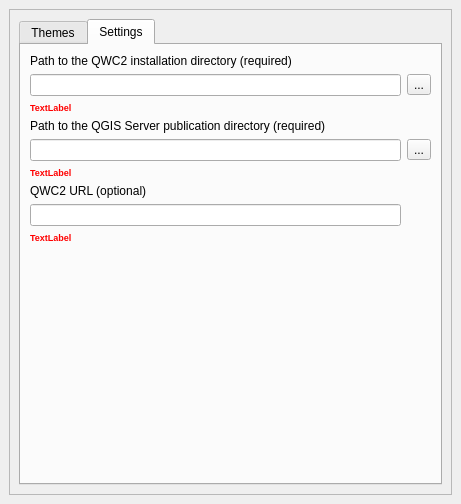
<?xml version="1.0" encoding="UTF-8"?>
<ui version="4.0">
 <class>DockWidget</class>
 <widget class="QDockWidget" name="DockWidget">
  <property name="geometry">
   <rect>
    <x>0</x>
    <y>0</y>
    <width>461</width>
    <height>504</height>
   </rect>
  </property>
  <property name="accessibleName">
   <string/>
  </property>
  <property name="windowTitle">
   <string>QWC2 Themes Manager</string>
  </property>
  <widget class="QWidget" name="dockWidgetContents">
   <layout class="QGridLayout" name="gridLayout">
    <item row="0" column="2">
     <widget class="QScrollArea" name="scrollArea">
      <property name="widgetResizable">
       <bool>true</bool>
      </property>
      <widget class="QWidget" name="scrollAreaWidgetContents">
       <property name="geometry">
        <rect>
         <x>0</x>
         <y>0</y>
         <width>441</width>
         <height>456</height>
        </rect>
       </property>
       <layout class="QGridLayout" name="gridLayout_6">
        <item row="0" column="0">
         <widget class="QTabWidget" name="tabWidget">
          <property name="enabled">
           <bool>true</bool>
          </property>
          <property name="currentIndex">
           <number>1</number>
          </property>
          <widget class="QWidget" name="themes_tab">
           <property name="enabled">
            <bool>true</bool>
           </property>
           <attribute name="title">
            <string>Themes</string>
           </attribute>
           <layout class="QGridLayout" name="gridLayout_3">
            <item row="2" column="0" colspan="2">
             <layout class="QGridLayout" name="gridLayout_2">
              <item row="1" column="0">
               <widget class="QLabel" name="label">
                <property name="text">
                 <string>Default Scales</string>
                </property>
               </widget>
              </item>
              <item row="1" column="1">
               <widget class="QLineEdit" name="defaultScales_lineEdit">
                <property name="text">
                 <string>1000000,500000,250000,100000,50000,25000,10000,5000,2500,1000,500</string>
                </property>
               </widget>
              </item>
              <item row="2" column="1">
               <widget class="QLineEdit" name="defaultPrintScales_lineEdit"/>
              </item>
              <item row="3" column="1">
               <widget class="QLineEdit" name="defaultPrintResolutions_lineEdit"/>
              </item>
              <item row="0" column="0">
               <widget class="QLabel" name="label_2">
                <property name="text">
                 <string>Default Theme</string>
                </property>
               </widget>
              </item>
              <item row="0" column="1">
               <widget class="QComboBox" name="defaultTheme_comboBox"/>
              </item>
              <item row="2" column="0">
               <widget class="QLabel" name="label_3">
                <property name="text">
                 <string>Default Print Scales</string>
                </property>
               </widget>
              </item>
              <item row="3" column="0">
               <widget class="QLabel" name="label_4">
                <property name="text">
                 <string>Default Print Resolutions</string>
                </property>
               </widget>
              </item>
             </layout>
            </item>
            <item row="0" column="0" rowspan="2" colspan="2">
             <widget class="QFrame" name="frame">
              <property name="frameShape">
               <enum>QFrame::StyledPanel</enum>
              </property>
              <property name="frameShadow">
               <enum>QFrame::Raised</enum>
              </property>
              <layout class="QGridLayout" name="gridLayout_4">
               <item row="3" column="1">
                <widget class="QPushButton" name="openProject_button">
                 <property name="enabled">
                  <bool>false</bool>
                 </property>
                 <property name="toolTip">
                  <string>Open the themes project in QGIS.</string>
                 </property>
                 <property name="text">
                  <string>Open Theme Project</string>
                 </property>
                </widget>
               </item>
               <item row="2" column="1">
                <widget class="QPushButton" name="deleteTheme_button">
                 <property name="enabled">
                  <bool>false</bool>
                 </property>
                 <property name="toolTip">
                  <string>Remove the selected theme.</string>
                 </property>
                 <property name="text">
                  <string>Remove Theme</string>
                 </property>
                </widget>
               </item>
               <item row="0" column="1">
                <widget class="QPushButton" name="addTheme_button">
                 <property name="enabled">
                  <bool>false</bool>
                 </property>
                 <property name="toolTip">
                  <string>Add the current QGIS project as a QWC2 theme.</string>
                 </property>
                 <property name="text">
                  <string>Publish current Project</string>
                 </property>
                </widget>
               </item>
               <item row="1" column="1">
                <widget class="QPushButton" name="editTheme_button">
                 <property name="enabled">
                  <bool>false</bool>
                 </property>
                 <property name="toolTip">
                  <string>Edit the selected theme properties.</string>
                 </property>
                 <property name="text">
                  <string>Edit Theme</string>
                 </property>
                </widget>
               </item>
               <item row="4" column="1">
                <widget class="QPushButton" name="showQWC2_button">
                 <property name="enabled">
                  <bool>false</bool>
                 </property>
                 <property name="toolTip">
                  <string>Show the selected theme in QWC2.</string>
                 </property>
                 <property name="text">
                  <string>Show Theme in QWC2</string>
                 </property>
                </widget>
               </item>
               <item row="0" column="0" rowspan="6">
                <widget class="QListWidget" name="themes_listWidget">
                 <property name="sortingEnabled">
                  <bool>true</bool>
                 </property>
                </widget>
               </item>
              </layout>
             </widget>
            </item>
            <item row="3" column="0">
             <widget class="QDialogButtonBox" name="buttonBox">
              <property name="standardButtons">
               <set>QDialogButtonBox::Retry|QDialogButtonBox::Save</set>
              </property>
             </widget>
            </item>
           </layout>
          </widget>
          <widget class="QWidget" name="settings_tab">
           <attribute name="title">
            <string>Settings</string>
           </attribute>
           <layout class="QGridLayout" name="gridLayout_5">
            <item row="0" column="0">
             <widget class="QLabel" name="label_6">
              <property name="text">
               <string>Path to the QWC2 installation directory (required)</string>
              </property>
             </widget>
            </item>
            <item row="1" column="0">
             <widget class="QLineEdit" name="qwc2Dir_lineEdit"/>
            </item>
            <item row="2" column="0">
             <widget class="QLabel" name="error_lbl_qwc2">
              <property name="enabled">
               <bool>true</bool>
              </property>
              <property name="font">
               <font>
                <pointsize>7</pointsize>
                <weight>75</weight>
                <bold>true</bold>
               </font>
              </property>
              <property name="styleSheet">
               <string notr="true">color: red;</string>
              </property>
              <property name="text">
               <string>TextLabel</string>
              </property>
             </widget>
            </item>
            <item row="3" column="0">
             <widget class="QLabel" name="label_5">
              <property name="text">
               <string>Path to the QGIS Server publication directory (required)</string>
              </property>
             </widget>
            </item>
            <item row="4" column="0">
             <widget class="QLineEdit" name="projectsDir_lineEdit"/>
            </item>
            <item row="5" column="0">
             <widget class="QLabel" name="error_lbl_server">
              <property name="enabled">
               <bool>true</bool>
              </property>
              <property name="font">
               <font>
                <pointsize>7</pointsize>
                <weight>75</weight>
                <bold>true</bold>
               </font>
              </property>
              <property name="styleSheet">
               <string notr="true">color: red;</string>
              </property>
              <property name="text">
               <string>TextLabel</string>
              </property>
             </widget>
            </item>
            <item row="6" column="0">
             <widget class="QLabel" name="label_7">
              <property name="text">
               <string>QWC2 URL (optional)</string>
              </property>
             </widget>
            </item>
            <item row="7" column="0">
             <widget class="QLineEdit" name="qwc2Url_lineEdit">
              <property name="text">
               <string/>
              </property>
             </widget>
            </item>
            <item row="8" column="0">
             <widget class="QLabel" name="error_lbl_url">
              <property name="enabled">
               <bool>true</bool>
              </property>
              <property name="font">
               <font>
                <pointsize>7</pointsize>
                <weight>75</weight>
                <bold>true</bold>
               </font>
              </property>
              <property name="styleSheet">
               <string notr="true">color: red;</string>
              </property>
              <property name="text">
               <string>TextLabel</string>
              </property>
             </widget>
            </item>
            <item row="9" column="1">
             <spacer name="verticalSpacer">
              <property name="orientation">
               <enum>Qt::Vertical</enum>
              </property>
              <property name="sizeHint" stdset="0">
               <size>
                <width>20</width>
                <height>40</height>
               </size>
              </property>
             </spacer>
            </item>
            <item row="1" column="1">
             <widget class="QToolButton" name="qwc2Dir_button">
              <property name="text">
               <string>...</string>
              </property>
             </widget>
            </item>
            <item row="4" column="1">
             <widget class="QToolButton" name="projectsDir_button">
              <property name="text">
               <string>...</string>
              </property>
             </widget>
            </item>
           </layout>
          </widget>
         </widget>
        </item>
       </layout>
      </widget>
     </widget>
    </item>
   </layout>
  </widget>
 </widget>
 <tabstops>
  <tabstop>qwc2Dir_lineEdit</tabstop>
  <tabstop>projectsDir_lineEdit</tabstop>
  <tabstop>qwc2Url_lineEdit</tabstop>
  <tabstop>qwc2Dir_button</tabstop>
  <tabstop>projectsDir_button</tabstop>
  <tabstop>scrollArea</tabstop>
  <tabstop>tabWidget</tabstop>
  <tabstop>themes_listWidget</tabstop>
  <tabstop>addTheme_button</tabstop>
  <tabstop>editTheme_button</tabstop>
  <tabstop>deleteTheme_button</tabstop>
  <tabstop>openProject_button</tabstop>
  <tabstop>showQWC2_button</tabstop>
  <tabstop>defaultTheme_comboBox</tabstop>
  <tabstop>defaultScales_lineEdit</tabstop>
  <tabstop>defaultPrintScales_lineEdit</tabstop>
  <tabstop>defaultPrintResolutions_lineEdit</tabstop>
 </tabstops>
 <resources/>
 <connections/>
</ui>
